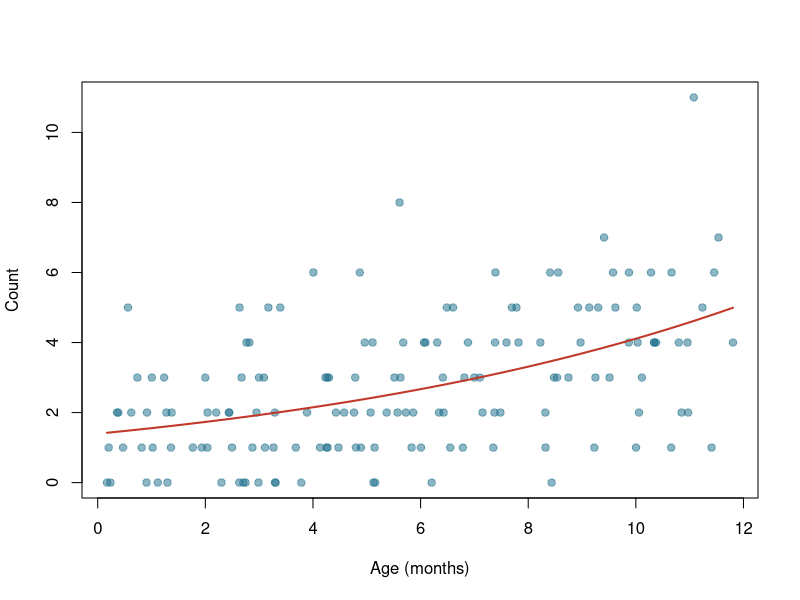

Recreate this plot in R.
## ---- chunk 1
#| fig-height: 3.2
set.seed(10)
age    <- runif(150, 0, 12)                    # months
mu     <- exp(0.2 + 0.12 * age)                # log link
counts <- rpois(150, mu)

m <- glm(counts ~ age, family = poisson)
round(coef(m), 2)                              # back on the log scale
round(exp(coef(m)[2]), 2)                      # multiplicative change per month

plot(age, counts, pch = 19, col = adjustcolor("#1b6f8a", .5),
     xlab = "Age (months)", ylab = "Count")
curve(predict(m, data.frame(age = x), type = "response"),
      add = TRUE, col = "#c0392b", lwd = 2)
